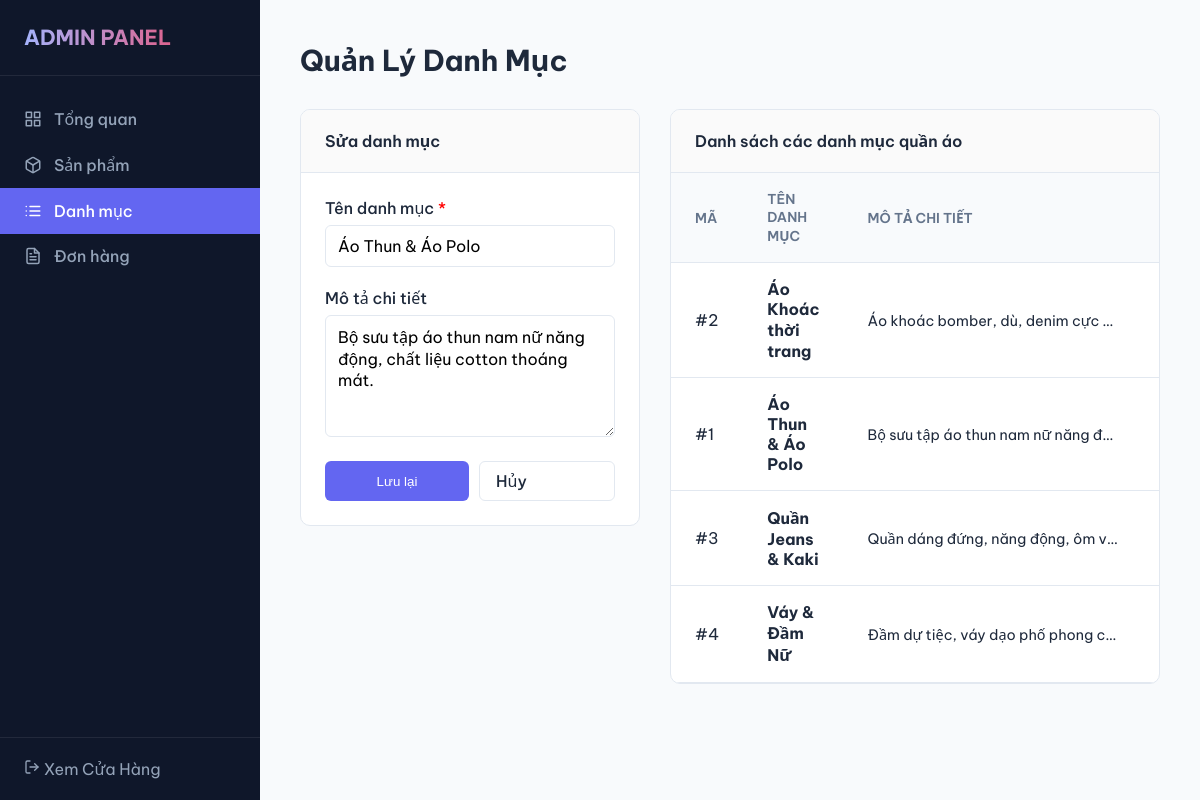
/admin/categories.php?action=edit&id=1, run on the app's committed database.
### tables this page shows
CREATE TABLE IF NOT EXISTS `categories` (
  `id` INT AUTO_INCREMENT PRIMARY KEY,
  `name` VARCHAR(255) NOT NULL,
  `description` TEXT,
  `created_at` TIMESTAMP DEFAULT CURRENT_TIMESTAMP
);

### src/admin/categories.php (the view, shortened to what this page needs)
<?php
require_once '../config/database.php';
$action = isset($_GET['action']) ? $_GET['action'] : '';
$id = isset($_GET['id']) ? intval($_GET['id']) : 0;
$edit_category = null;
if ($action === 'edit' && $id > 0) {
    $edit_stmt = $pdo->prepare("SELECT * FROM categories WHERE id = ?");
    $edit_stmt->execute([$id]);
    $edit_category = $edit_stmt->fetch();
}
$categories_stmt = $pdo->query("SELECT c.*, COUNT(p.id) as total_products FROM categories c LEFT JOIN products p ON c.id = p.category_id GROUP BY c.id ORDER BY c.name ASC");
$categories = $categories_stmt->fetchAll();
?>
<!DOCTYPE html>
<html lang="vi">
<head>
    <link rel="stylesheet" href="../assets/css/admin.css">
</head>
<body>
    <?php include '../includes/admin_sidebar.php'; ?>
    <div class="admin-content">
        <div class="admin-header-row">
            <h1>Quản Lý Danh Mục</h1>
        </div>
        <div style="display: grid; grid-template-columns: 340px 1fr; gap: 30px; align-items: start;">
            <div class="admin-card">
                <div class="admin-card-header">
                    <?php echo $action === 'edit' ? 'Sửa danh mục' : 'Thêm danh mục mới'; ?>
                </div>
                <form action="categories.php<?php echo $action === 'edit' ? '?id=' . $edit_category['id'] : ''; ?>" method="POST" class="admin-form">
                    <div class="form-group">
                        <label for="name">Tên danh mục <span style="color:red;">*</span></label>
                        <input type="text" name="name" id="name" class="form-control" required value="<?php echo $action === 'edit' ? htmlspecialchars($edit_category['name']) : ''; ?>" placeholder="Ví dụ: Áo Sơ Mi Nam">
                    </div>
                    <div class="form-group">
                        <label for="description">Mô tả chi tiết</label>
                        <textarea name="description" id="description" rows="5" class="form-control" placeholder="Mô tả tóm tắt về loại sản phẩm này..."><?php echo $action === 'edit' ? htmlspecialchars($edit_category['description']) : ''; ?></textarea>
                    </div>
                    <div style="display: flex; gap: 10px;">
                        <button type="submit" class="btn btn-primary" style="flex-grow: 1;">Lưu lại</button>
                        <?php if ($action === 'edit'): ?>
                            <a href="categories.php" class="btn btn-secondary" style="flex-grow: 1;">Hủy</a>
                        <?php endif; ?>
                    </div>
                </form>
            </div>
            <div class="admin-card">
                <div class="admin-card-header">Danh sách các danh mục quần áo</div>
                <div class="admin-table-wrapper">
                    <table class="admin-table">
                        <thead>
                            <tr>
                                <th style="width: 60px;">Mã</th>
                                <th>Tên danh mục</th>
                                <th>Mô tả chi tiết</th>
                                <th style="width: 140px;">Số sản phẩm</th>
                            </tr>
                        </thead>
                        <tbody>
                            <?php if (count($categories) > 0): ?>
                                <?php foreach ($categories as $cat): ?>
                                    <tr>
                                        <td>#<?php echo $cat['id']; ?></td>
                                        <td><strong><?php echo htmlspecialchars($cat['name']); ?></strong></td>
                                        <td style="color: var(--text-muted); font-size: 0.9rem; max-width: 300px; overflow: hidden; text-overflow: ellipsis; white-space: nowrap;">
                                            <?php echo htmlspecialchars($cat['description']); ?>
                                        </td>
                                        <td style="text-align: center; font-weight: 500;">
                                        </td>
                                    </tr>
                                <?php endforeach; ?>
                            <?php endif; ?>
                        </tbody>
                    </table>
                </div>
            </div>
        </div>
    </div>
</body>
</html>

### src/assets/css/admin.css (style rules this page uses)
* { box-sizing: border-box; margin: 0; padding: 0; }
body { font-family: 'Be Vietnam Pro', 'Segoe UI', Tahoma, Geneva, Verdana, sans-serif; background-color: #f8fafc; color: #1e293b; display: flex; min-height: 100vh; }
.admin-content { margin-left: 260px; padding: 40px; flex-grow: 1; }
.admin-header-row { display: flex; justify-content: space-between; align-items: center; margin-bottom: 30px; }
.admin-header-row h1 { font-size: 1.8rem; font-weight: 700; }
.admin-card { background: white; border-radius: 10px; border: 1px solid #e2e8f0; margin-bottom: 30px; overflow: hidden; }
.admin-card-header { padding: 20px 24px; border-bottom: 1px solid #e2e8f0; font-weight: 600; background: #fafafa; }
.admin-table { width: 100%; border-collapse: collapse; }
.admin-table th, .admin-table td { padding: 16px 24px; border-bottom: 1px solid #e2e8f0; text-align: left; }
.admin-table th { background: #f8fafc; font-weight: 600; color: #64748b; font-size: 0.85rem; text-transform: uppercase; }
.btn { display: inline-block; padding: 8px 16px; border-radius: 6px; font-weight: 500; text-decoration: none; border: none; cursor: pointer; }
.btn-primary { background: #6366f1; color: white; }
.btn-secondary { background: transparent; border: 1px solid #e2e8f0; color: #1e293b; }
.admin-form { padding: 24px; }
.form-group { margin-bottom: 20px; }
.form-group label { display: block; margin-bottom: 6px; font-weight: 500; }
.form-control { width: 100%; padding: 10px 12px; border: 1px solid #e2e8f0; border-radius: 6px; font-family: inherit; font-size: 1rem; }

### data on the page
categories: name "Áo Thun & Áo Polo", description "Bộ sưu tập áo thun nam nữ năng động, chất liệu cotton thoáng mát.", id "1", description "Bộ sưu tập áo thun nam nữ năng đ…"
categories: id "2", name "Áo Khoác thời trang", description "Áo khoác bomber, dù, denim cực…"
categories: id "3", name "Quần Jeans & Kaki", description "Quần dáng đứng, năng động, ôm v…"
categories: id "4", name "Váy & Đầm Nữ", description "Đầm dự tiệc, váy dạo phố phong c…"
